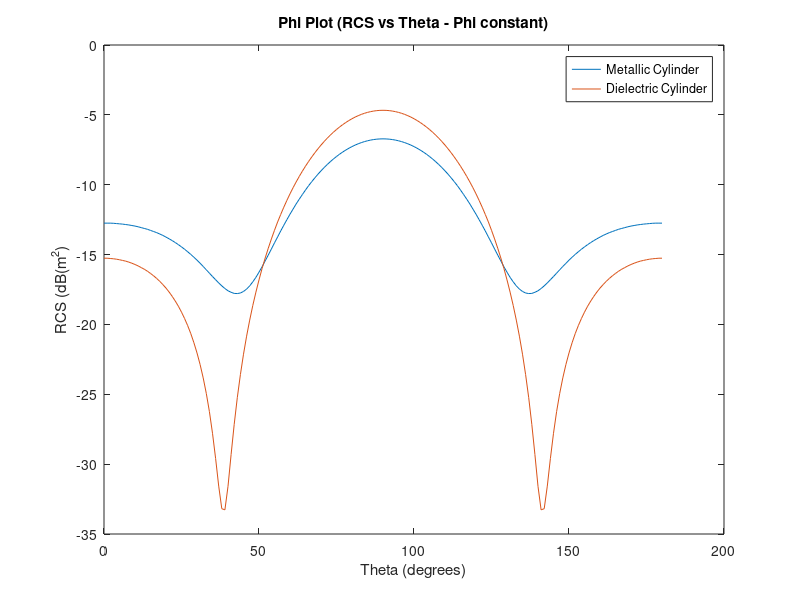

The MATLAB source for this figure:


% Load the data from the txt file
data = load('ThetaPlotMetallicVsDielectric.txt');

% Determine the number of lines in the data
num_lines = size(data, 1) / 181;

% Create a new figure
figure;

% Loop over each line in the data
for i = 1:num_lines
    % Extract the x and y coordinates for the current line
    x = data((i-1)*181+1:i*181, 1);
    y = data((i-1)*181+1:i*181, 3);

    % Plot the line
    plot(x, y);
    
    % Add a legend for the line
    % legend(sprintf('f=1 (a= %d', i));
    
    % Add a hold on command to prevent overwriting previous plots
    hold on;
end

legend('Metallic Cylinder','Dielectric Cylinder');
% Setting labels
xlabel('Theta (degrees)');
ylabel('RCS (dB(m^2)');

% Chart Title
title('Phi Plot (RCS vs Theta - Phi constant)');
